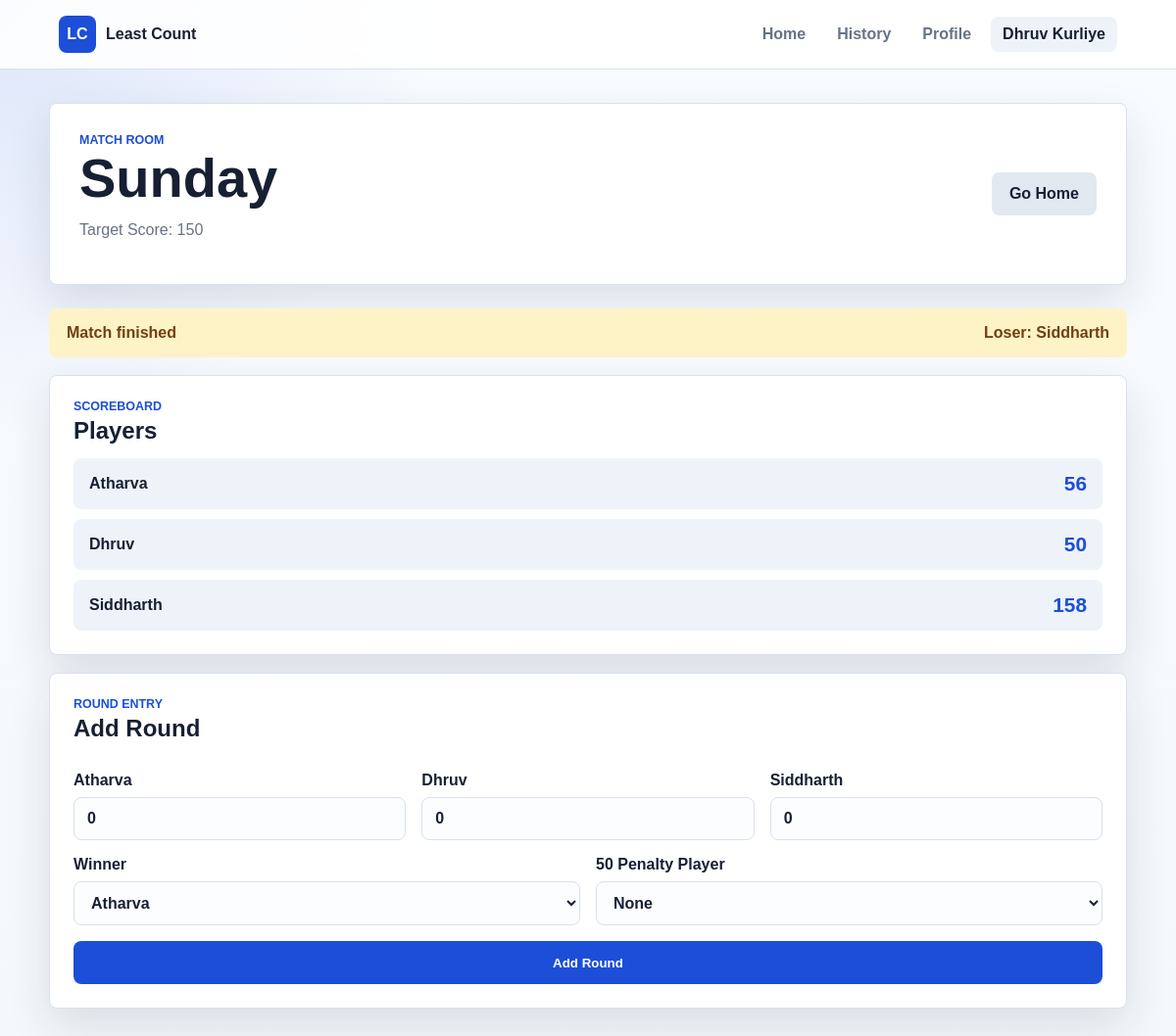
The app's page /match/2 (signed in) with its own data.
### app/models.py (models this page shows)
class Match(Base):
    __tablename__ = "matches"
    id = Column(Integer, primary_key=True)
    name = Column(String)
    target_score = Column(Integer)
    created_by = Column(Integer, ForeignKey("users.id"))
    is_finished = Column(Boolean, default=False)
    loser = Column(String, nullable=True)
    created_at = Column(DateTime, default=datetime.utcnow)
    players = relationship("Player", back_populates="match")
    rounds = relationship("Round", back_populates="match")

class Player(Base):
    __tablename__ = "players"
    id = Column(Integer, primary_key=True)
    name = Column(String)
    total_score = Column(Integer, default=0)
    match_id = Column(Integer, ForeignKey("matches.id"))
    match = relationship("Match", back_populates="players")

### app/routes/match_routes.py (the view)
@router.get("/match/{match_id}")
def match_page(
    match_id: int,
    request: Request,
    db: Session = Depends(get_db)
):
    if not current_username(request):
        return login_redirect()
    match = db.query(Match).filter(Match.id == match_id).first()
    players = db.query(Player).filter(
        Player.match_id == match_id
    ).all()
    return templates.TemplateResponse(
        request,
        "match.html",
        {
            "request": request,
            "match": match,
            "players": players,
            "current_user": current_username(request)
        }
    )

### app/templates/match.html (shortened to what this page needs)
{% extends "base.html" %}
{% block content %}
<section class="page-header">
    <div>
        <p class="eyebrow">Match room</p>
        <h1>{{ match.name }}</h1>
        <p class="muted">Target Score: {{ match.target_score }}</p>
    </div>
    <a class="button secondary" href="/dashboard">Go Home</a>
</section>
{% if match.is_finished %}
<div class="winner-banner">
    <span>Match finished</span>
    <strong>Loser: {{ match.loser }}</strong>
</div>
{% endif %}
<section class="panel">
    <div class="section-title compact">
        <div>
            <p class="eyebrow">Scoreboard</p>
            <h2>Players</h2>
        </div>
    </div>
    <div class="score-list">
        {% for player in players %}
        <div class="score-row">
            <span>{{ player.name }}</span>
            <strong>{{ player.total_score }}</strong>
        </div>
        {% endfor %}
    </div>
</section>
<form class="panel form-panel" method="post" action="/match/{{ match.id }}/round">
    <div class="section-title compact">
        <div>
            <p class="eyebrow">Round entry</p>
            <h2>Add Round</h2>
        </div>
    </div>
    <div class="round-grid">
    {% for player in players %}
    <label>
        {{ player.name }}
        <input type="number" name="score_{{ player.id }}" value="0" min="0">
    </label>
    {% endfor %}
    </div>
    <div class="form-grid">
        <label>
            Winner
            <select name="winner">
                {% for player in players %}
                <option>{{ player.name }}</option>
                {% endfor %}
            </select>
        </label>
        <label>
            50 Penalty Player
            <select name="loser_penalty">
                <option value="">None</option>
            </select>
        </label>
    </div>
    <button class="button" type="submit">
        Add Round
    </button>
</form>
{% endblock %}

### app/templates/base.html (shortened to what this page needs)
<!DOCTYPE html>
<html>
<head>
    <link rel="stylesheet" href="/static/style.css">
</head>
<body>
    {% if show_nav is not defined or show_nav %}
    <header class="topbar">
        <a class="brand" href="/dashboard">
            <span>LC</span>
            Least Count
        </a>
        <nav>
            <a href="/dashboard">Home</a>
            <a href="/history">History</a>
            <a href="/profile">Profile</a>
            {% if current_user %}
            <a class="nav-user" href="/profile">{{ current_user }}</a>
            {% else %}
            <a class="nav-user" href="/login">Login</a>
            {% endif %}
        </nav>
    </header>
    {% endif %}
    <main class="container">
        {% block content %}
        {% endblock %}
    </main>
</body>
</html>

### app/static/style.css (style rules this page uses)
* { box-sizing: border-box; }
:root { --bg: #f4f7fb; --panel: #ffffff; --panel-soft: #eef3f9; --text: #172033; --muted: #687386; --line: #d9e1ec; --primary: #1d4ed8; --primary-dark: #173ea6; --success: #0f766e; --warning: #a16207; --danger: #b91c1c; --shadow: 0 18px 45px rgba(30, 41, 59, 0.12); }
body { margin: 0; background: radial-gradient(circle at top left, rgba(29, 78, 216, 0.12), transparent 28rem), linear-gradient(180deg, #f8fbff 0%, var(--bg) 100%); color: var(--text); font-family: Arial, Helvetica, sans-serif; }
a { color: inherit; text-decoration: none; }
.topbar { position: sticky; top: 0; z-index: 10; display: flex; align-items: center; justify-content: space-between; gap: 24px; padding: 16px clamp(18px, 5vw, 64px); background: rgba(255, 255, 255, 0.88); border-bottom: 1px solid var(--line); backdrop-filter: blur(16px); }
.brand { display: inline-flex; align-items: center; gap: 10px; font-weight: 800; }
.brand span { display: grid; width: 38px; height: 38px; place-items: center; border-radius: 8px; background: var(--primary); color: white; }
nav { display: flex; align-items: center; gap: 8px; flex-wrap: wrap; justify-content: flex-end; }
nav a { padding: 9px 12px; border-radius: 8px; color: var(--muted); font-weight: 700; transition: 0.2s ease; }
nav a:hover, .nav-user { background: var(--panel-soft); color: var(--text); }
.container { width: min(1100px, calc(100% - 32px)); margin: 0 auto; padding: 34px 0 56px; }
.hero, .page-header, .profile-panel { display: flex; align-items: center; justify-content: space-between; gap: 24px; margin-bottom: 24px; padding: 30px; border: 1px solid var(--line); border-radius: 8px; background: var(--panel); box-shadow: var(--shadow); }
.hero h1, .page-header h1, .profile-panel h1, .auth-card h1 { margin: 4px 0 10px; font-size: clamp(2rem, 5vw, 3.5rem); line-height: 1; }
.hero p, .muted { color: var(--muted); }
.eyebrow { margin: 0; color: var(--primary); font-size: 0.78rem; font-weight: 800; letter-spacing: 0; text-transform: uppercase; }
.button, button { display: inline-flex; align-items: center; justify-content: center; min-height: 44px; padding: 0 18px; border: 0; border-radius: 8px; background: var(--primary); color: white; cursor: pointer; font-weight: 800; transition: transform 0.18s ease, box-shadow 0.18s ease, background 0.18s ease; }
.button.secondary { background: #e2e8f0; color: var(--text); }
.stats-grid, .match-grid, .round-grid, .form-grid { display: grid; gap: 16px; }
.stat-card, .card, .panel, .auth-card { border: 1px solid var(--line); border-radius: 8px; background: var(--panel); box-shadow: var(--shadow); }
.section-title { display: flex; align-items: end; justify-content: space-between; margin: 10px 0 14px; }
.section-title h2 { margin: 4px 0 0; }
.section-title.compact { margin-top: 0; }
.panel, .form-panel { padding: 24px; margin-top: 18px; }
label { display: grid; gap: 8px; color: var(--text); font-weight: 800; }
input, textarea, select { width: 100%; padding: 12px 13px; border: 1px solid var(--line); border-radius: 8px; background: #fbfdff; color: var(--text); font: inherit; outline: none; transition: border-color 0.18s ease, box-shadow 0.18s ease; }
.form-panel { display: grid; gap: 16px; }
.form-grid, .round-grid { grid-template-columns: repeat(auto-fit, minmax(190px, 1fr)); }
.score-list { display: grid; gap: 10px; }
.score-row { display: flex; align-items: center; justify-content: space-between; gap: 16px; padding: 14px 16px; border-radius: 8px; background: var(--panel-soft); }
.score-row span { font-weight: 800; }
.score-row strong { color: var(--primary); font-size: 1.3rem; }
.winner-banner { display: flex; justify-content: space-between; gap: 16px; margin-bottom: 18px; padding: 16px 18px; border-radius: 8px; background: #fef3c7; color: #713f12; font-weight: 800; }

### records on screen
Match: name "Sunday", target_score "150", loser "Siddharth"
Player: name "Atharva", total_score "56"
Player: name "Dhruv", total_score "50"
Player: name "Siddharth", total_score "158"

### other values on screen
{{ current_user }} "Dhruv Kurliye"
form field winner "Atharva"
